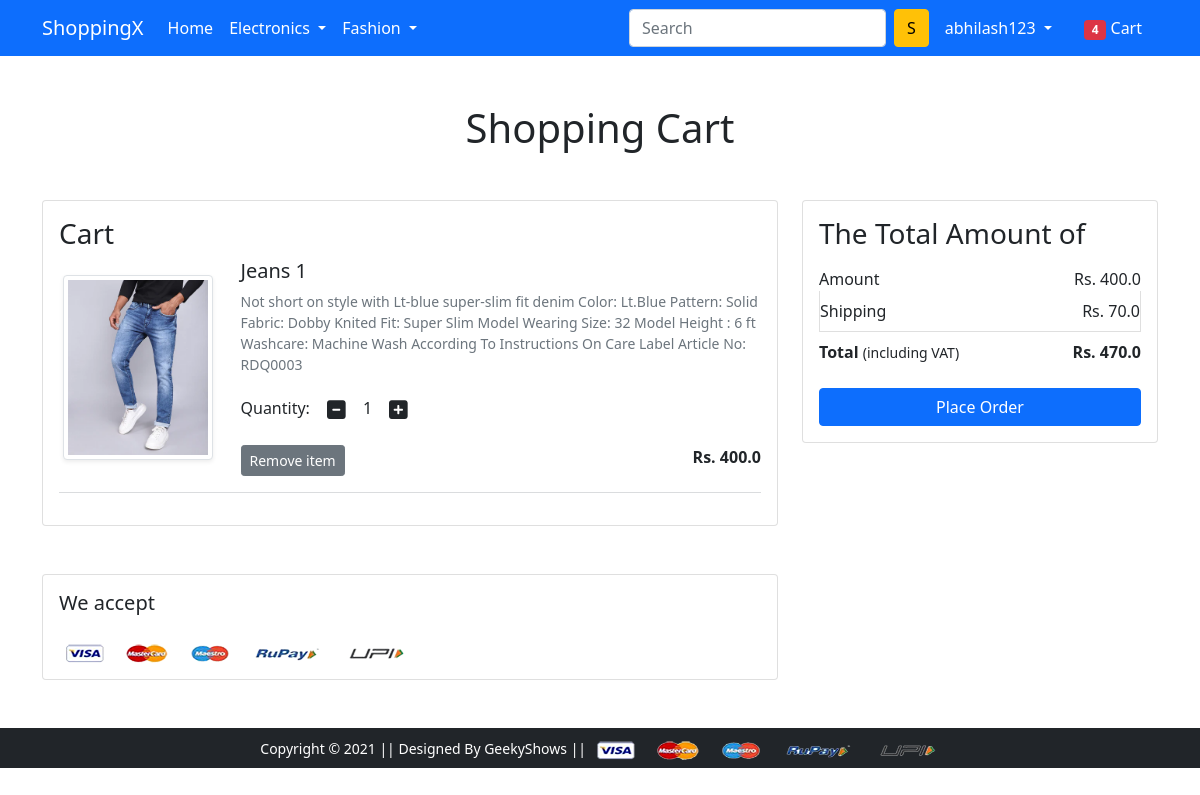
The app's page /cart/ (signed in) with its own data.
### app/models.py (models this page shows, shortened)
class Cart(models.Model):
    user = models.ForeignKey(User, on_delete = models.CASCADE)
    product = models.ForeignKey(Product, on_delete = models.CASCADE)
    quantity = models.PositiveIntegerField(default = 1)

class Product(models.Model):
    title = models.CharField(max_length = 100)
    selling_price = models.FloatField()
    discounted_price = models.FloatField()
    description = models.TextField()
    brand = models.CharField(max_length = 100)
    category = models.CharField(choices = CATEGORY_CHOICES, max_length = 3)
    product_image = models.ImageField(upload_to = 'productimg')

### app/views.py (the view)
# urls.py: path('cart/', views.ShowCartView.as_view(), name="showcart"),
@method_decorator(login_required, name="dispatch")
class ShowCartView(View):
  def get(self, request):
    if request.user.is_authenticated:
      user = request.user
      cart = Cart.objects.filter(user=user)
      amount = 0.0
      shipping_amount = 70.0
      total_amount = 0.0
      if(cart.count() > 0):
        for p in cart:
          temp_amount = p.quantity * p.product.discounted_price
          amount += temp_amount
          total_amount = amount + shipping_amount
        return render(request, 'app/addtocart.html', {'carts':cart,'amount':amount,'shipping_amount':shipping_amount,'total_amount':total_amount})
      else:
        return render(request,'app/emptycart.html')

### app/templates/app/addtocart.html (shortened to what this page needs)
{% extends 'app/base.html' %}
{% load static %}
{% block main-content %}
<div class="container my-5">
 <div class="row">
  <h1 class="text-center mb-5">Shopping Cart</h1>
  <div class="col-sm-8">
  <div class="card">
   <div class="card-body">
    <h3>Cart</h3>
    {% for cart in carts %}
    <div class="row">
     <div class="col-sm-3 text-center align-self-center"><img src="{{cart.product.product_image.url}}" alt="" srcset="" class="img-fluid img-thumbnail shadow-sm" height="150" width="150"> </div>
     <div class="col-sm-9">
      <div>
       <h5>{{cart.product.title}}</h5>
       <p class="mb-2 text-muted small">{{cart.product.description}}</p>
       <div class="my-3">
        <label for="quantity">Quantity:</label>
        <a class="minus-cart btn" pid="{{cart.product.id}}"><i class="fas fa-minus-square fa-lg"></i></a>
          <span id="quantity">{{cart.quantity}}</span>
        <a class="plus-cart btn" pid="{{cart.product.id}}"><i class="fas fa-plus-square fa-lg"></i></a>
       </div>
       <div class="d-flex justify-content-between">
        <a href="#" class="btn btn-sm btn-secondary mr-3 remove-cart" pid="{{cart.product.id}}">Remove item </a>
        <p class="mb-0"><span><strong>Rs. {{cart.product.discounted_price}}</strong></span></p>
       </div>
      </div>
     </div>
    </div>
    <hr class="text-muted">
    {% endfor %}
   </div>
   </div>
  </div>
  <div class="col-sm-4">
   <div class="card">
    <div class="card-body">
      <h3>The Total Amount of</h3>
      <ul class="list-group">
       <li class="list-group-item d-flex justify-content-between align-items-center border-0 px-0 pb-0">Amount<span>Rs. <span id="amount">{{amount}}</span></span></li>
       <li class="list-group-item d-flex justify-content-between align-items-center px-0">Shipping<span>Rs. {{shipping_amount}}</span></li>
       <li class="list-group-item d-flex justify-content-between align-items-center border-0 px-0 mb-3">
        <div>
           <strong>Total</strong> <small>(including VAT)</small>
         </div>
         <span><strong>Rs. <strong id="totalamount">{{total_amount}}</strong></strong></span>
       </li>
      </ul>
      <div class="d-grid"><a href="{% url 'checkout' %}" class="btn btn-primary">Place Order</a></div>
    </div>
   </div>
  </div>
 </div>
</div>
<div class="container">
 <div class="row">
  <div class="col-sm-8">
   <div class="card">
    <div class="card-body">
      <h5 class="mb-4">We accept</h5>
      <img src="{% static 'app/images/payment.png' %}" alt="" class="img-fluid">
    </div>
  </div>
  </div>
 </div>
</div>
{% endblock main-content %}

### app/templates/app/base.html (shortened to what this page needs)
<!doctype html>
{% load static %}
<html lang="en">
  <head>
    <link href="https://cdn.jsdelivr.net/npm/bootstrap@5.0.0-beta1/dist/css/bootstrap.min.css" rel="stylesheet">
    <link rel="stylesheet" href="{% static 'app/css/owl.carousel.min.css' %}">
    <link rel="stylesheet" href="{% static 'app/css/all.min.css' %}">
    <link rel="stylesheet" href="{% static 'app/css/style.css' %}">
  </head>
  <body>
    <nav class="navbar navbar-expand-lg navbar-dark bg-primary">
     <div class="container">
       <a class="navbar-brand" href="/">ShoppingX</a>
       <div class="collapse navbar-collapse" id="navbarSupportedContent">
         <ul class="navbar-nav me-auto mb-2 mb-lg-0">
           <li class="nav-item">
             <a class="nav-link active" aria-current="page" href="/">Home</a>
           </li>
           <li class="nav-item dropdown">
             <a class="nav-link dropdown-toggle text-white" href="#" id="electronicsDropdown" role="button" data-bs-toggle="dropdown" aria-expanded="false">
               Electronics
             </a>
           </li>
           <li class="nav-item dropdown">
             <a class="nav-link dropdown-toggle text-white" href="#" id="fashionDropdown" role="button" data-bs-toggle="dropdown" aria-expanded="false">
               Fashion
             </a>
           </li>
         </ul>
         <form class="d-flex">
           <input class="form-control me-2" type="search" placeholder="Search" aria-label="Search">
           <button class="btn btn-warning" type="submit">S</button>
         </form>
         <div>
          <ul class="navbar-nav me-auto mb-2 mb-lg-0">
            {% if request.user.is_authenticated %}
           <li class="nav-item dropdown mx-2">
              <a class="nav-link dropdown-toggle text-white" href="#" id="profileDropdown" role="button" data-bs-toggle="dropdown" aria-expanded="false">
                {{request.user}}
              </a>
            </li>
            <li class="nav-item mx-2">
             <a href="{% url 'showcart' %}" class="nav-link text-white"><span class="badge bg-danger">4</span> Cart </a>
            </li>
            {% endif %}
          </ul>
         </div>
       </div>
     </div>
    </nav>
    {% block main-content %} {% endblock main-content %}
    <footer class="container-fluid bg-dark text-center p-2 mt-5">
        <small class="text-white">Copyright &copy; 2021 || Designed By GeekyShows || </small>
        <img src="{% static 'app/images/payment.png' %}" alt="" srcset="" class="img-fluid" height="2px">
    </footer>
  </body>
</html>

### records on screen
Cart: product.product_image (picture), product "Jeans 1", product.description "Not short on style with Lt-blue super-slim fit denim Color: Lt.Blue Pattern: Solid Fabric: Dobby Knited Fit: Super Slim Model Wearing Size: 32 Model Height : 6 ft Washcare: Machine Wash According To Instructions On Care Label Article No: RDQ0003", quantity "1", product.discounted_price "400.0"

### other values on screen
{{ request.user }} "abhilash123"
{{ amount }} "400.0"
{{ shipping_amount }} "70.0"
{{ total_amount }} "470.0"
